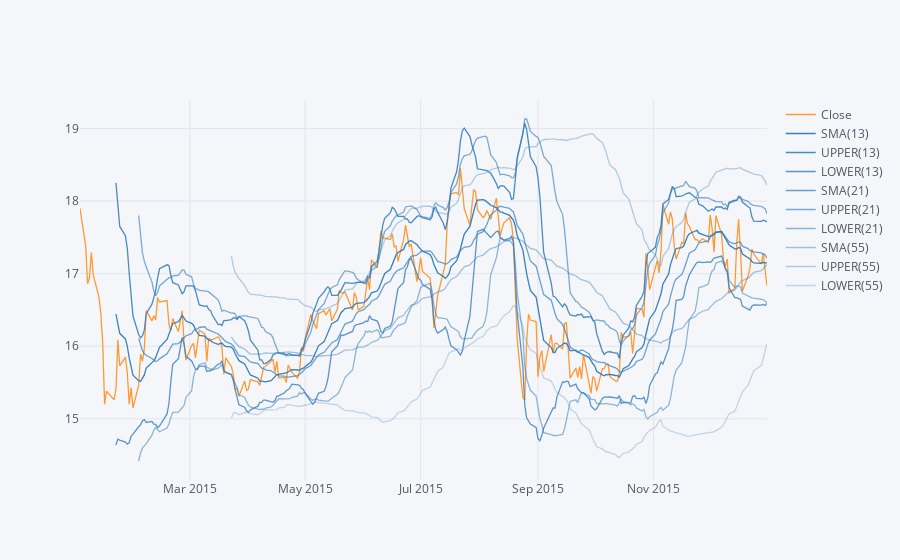

The notebook cell this image was saved under:
### Markdown cell above
**Use .ta_plot(study='boll') to create a Bollinger Band Plot for Bank of America for the year 2015.**

### Code cell
df['BAC']['Close'].loc['2015-01-01':'2016-01-01'].ta_plot(study='boll',periods=[13,21,55],title='Simple Moving Averages')

### Figure 1 — Plotly figure (JSON) as saved in the notebook; plotly's stock layout.template omitted (floating-point values rounded to 4 significant figures; data arrays with more than 128 entries replaced by an {"elided": "..."} marker saying what was removed)
{"data": [{"line": {"color": "rgba(255, 153, 51, 1.0)", "dash": "solid", "shape": "linear", "width": 1.3}, "mode": "lines", "name": "Close", "text": "", "type": "scatter", "x": {"elided": "252 str values"}, "y": {"elided": "252 float values"}}, {"line": {"color": "rgba(55, 128, 191, 1.0)", "dash": "solid", "shape": "linear", "width": 1.3}, "mode": "lines", "name": "SMA(13)", "text": "", "type": "scatter", "x": {"elided": "252 str values"}, "y": {"elided": "252 mixed values"}}, {"line": {"color": "rgba(55, 128, 191, 0.911111111111111)", "dash": "solid", "shape": "linear", "width": 1.3}, "mode": "lines", "name": "UPPER(13)", "text": "", "type": "scatter", "x": {"elided": "252 str values"}, "y": {"elided": "252 mixed values"}}, {"line": {"color": "rgba(55, 128, 191, 0.8222222222222222)", "dash": "solid", "shape": "linear", "width": 1.3}, "mode": "lines", "name": "LOWER(13)", "text": "", "type": "scatter", "x": {"elided": "252 str values"}, "y": {"elided": "252 mixed values"}}, {"line": {"color": "rgba(55, 128, 191, 0.7333333333333332)", "dash": "solid", "shape": "linear", "width": 1.3}, "mode": "lines", "name": "SMA(21)", "text": "", "type": "scatter", "x": {"elided": "252 str values"}, "y": {"elided": "252 mixed values"}}, {"line": {"color": "rgba(55, 128, 191, 0.6444444444444444)", "dash": "solid", "shape": "linear", "width": 1.3}, "mode": "lines", "name": "UPPER(21)", "text": "", "type": "scatter", "x": {"elided": "252 str values"}, "y": {"elided": "252 mixed values"}}, {"line": {"color": "rgba(55, 128, 191, 0.5555555555555554)", "dash": "solid", "shape": "linear", "width": 1.3}, "mode": "lines", "name": "LOWER(21)", "text": "", "type": "scatter", "x": {"elided": "252 str values"}, "y": {"elided": "252 mixed values"}}, {"line": {"color": "rgba(55, 128, 191, 0.4666666666666666)", "dash": "solid", "shape": "linear", "width": 1.3}, "mode": "lines", "name": "SMA(55)", "text": "", "type": "scatter", "x": {"elided": "252 str values"}, "y": {"elided": "252 mixed values"}}, {"line": {"color": "rgba(55, 128, 191, 0.3777777777777776)", "dash": "solid", "shape": "linear", "width": 1.3}, "mode": "lines", "name": "UPPER(55)", "text": "", "type": "scatter", "x": {"elided": "252 str values"}, "y": {"elided": "252 mixed values"}}, {"line": {"color": "rgba(55, 128, 191, 0.2888888888888888)", "dash": "solid", "shape": "linear", "width": 1.3}, "mode": "lines", "name": "LOWER(55)", "text": "", "type": "scatter", "x": {"elided": "252 str values"}, "y": {"elided": "252 mixed values"}}], "layout": {"legend": {"bgcolor": "#F5F6F9", "font": {"color": "#4D5663"}}, "paper_bgcolor": "#F5F6F9", "plot_bgcolor": "#F5F6F9", "title": {"font": {"color": "#4D5663"}}, "xaxis": {"gridcolor": "#E1E5ED", "showgrid": true, "tickfont": {"color": "#4D5663"}, "title": {"font": {"color": "#4D5663"}, "text": ""}, "zerolinecolor": "#E1E5ED"}, "yaxis": {"gridcolor": "#E1E5ED", "showgrid": true, "tickfont": {"color": "#4D5663"}, "title": {"font": {"color": "#4D5663"}, "text": ""}, "zerolinecolor": "#E1E5ED"}}}
